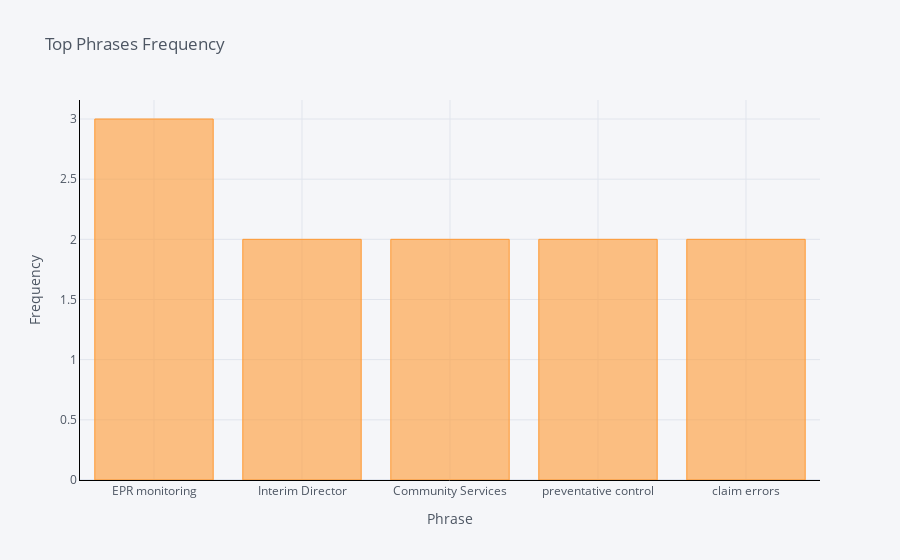

This figure's notebook cell:
### Markdown cell above
Displaying Top Phrases found in the text and their frequency

### Code cell
top_phrases = top_phrases(text_nlp)
top_phrases

### Figure 1 — Plotly figure (JSON) as saved in the notebook; plotly's stock layout.template omitted (floating-point values rounded to 4 significant figures)
{"data": [{"marker": {"color": "rgba(255, 153, 51, 0.6)", "line": {"color": "rgba(255, 153, 51, 1.0)", "width": 1}}, "name": "Frequency", "orientation": "v", "text": "", "type": "bar", "x": ["EPR monitoring", "Interim Director", "Community Services", "preventative control", "claim errors"], "y": [3, 2, 2, 2, 2]}], "layout": {"legend": {"bgcolor": "#F5F6F9", "font": {"color": "#4D5663"}}, "paper_bgcolor": "#F5F6F9", "plot_bgcolor": "#F5F6F9", "title": {"font": {"color": "#4D5663"}, "text": "Top Phrases Frequency"}, "xaxis": {"gridcolor": "#E1E5ED", "linecolor": "black", "showgrid": true, "tickfont": {"color": "#4D5663"}, "title": {"font": {"color": "#4D5663"}, "text": "Phrase"}, "zerolinecolor": "#E1E5ED"}, "yaxis": {"gridcolor": "#E1E5ED", "linecolor": "black", "showgrid": true, "tickfont": {"color": "#4D5663"}, "title": {"font": {"color": "#4D5663"}, "text": "Frequency"}, "zerolinecolor": "#E1E5ED"}}}
